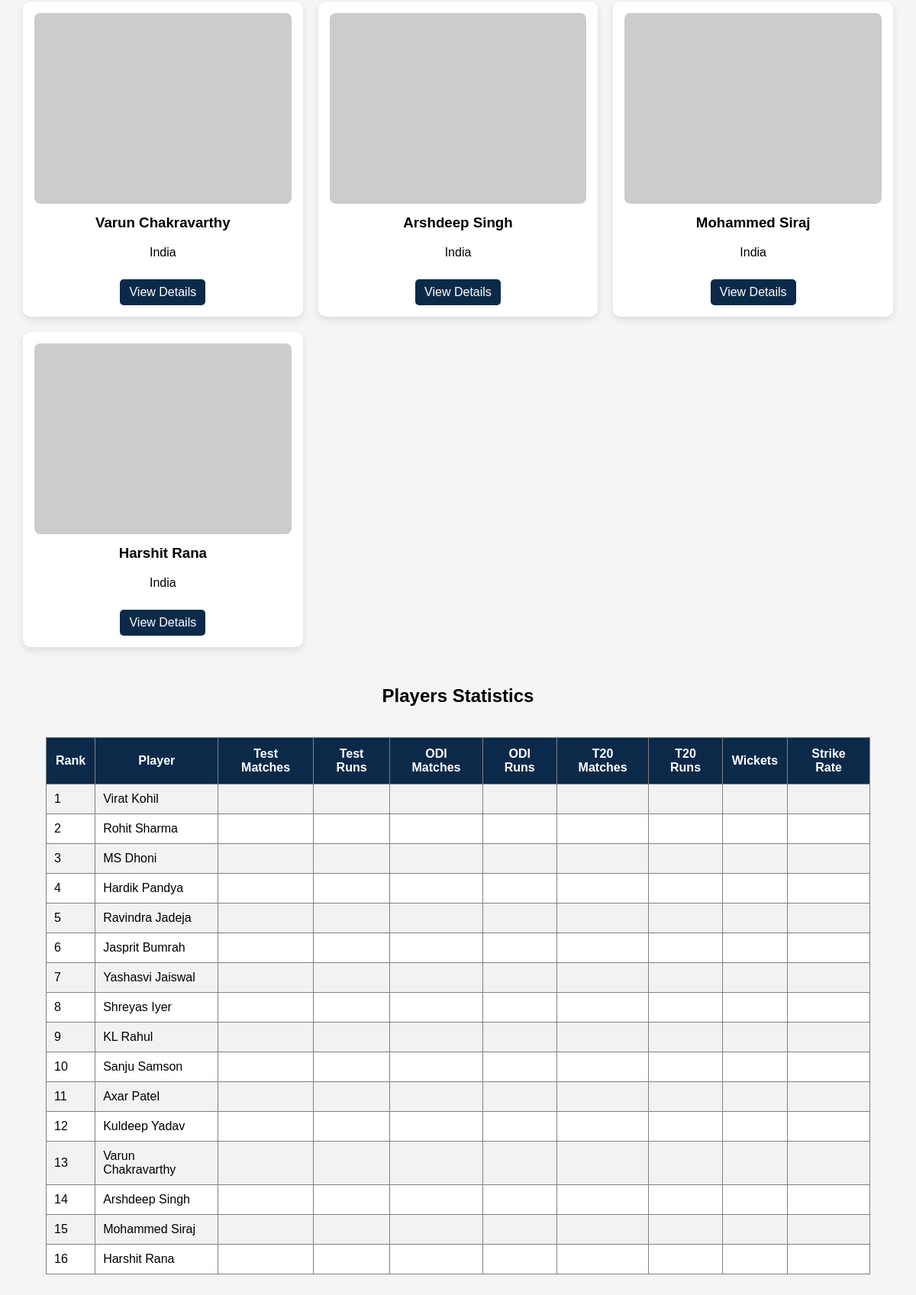
The app's page / (lower part), older data.
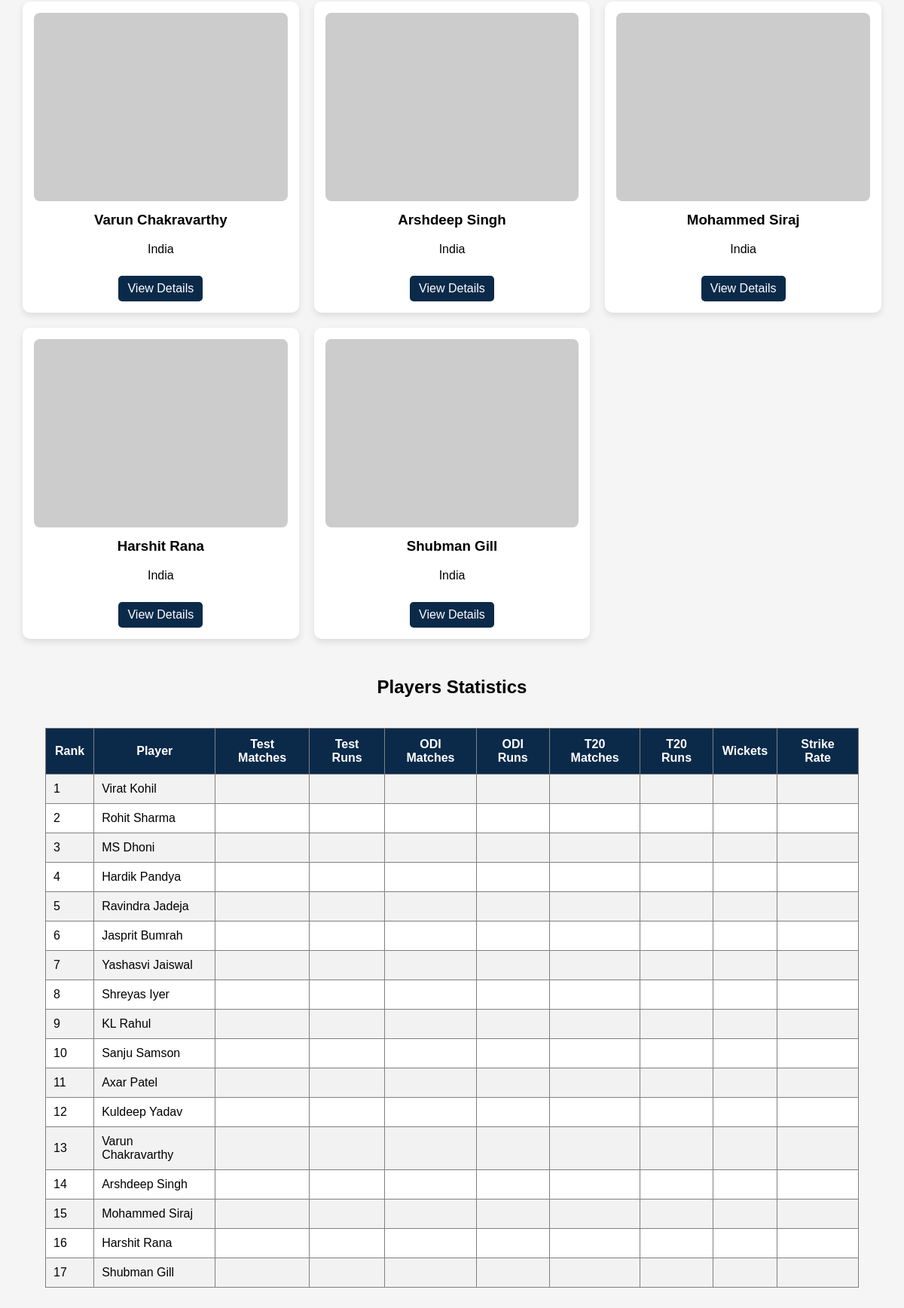
The same page, newer data.
### team/models.py (models this page shows, shortened)
class Player(models.Model):
    name = models.CharField(max_length=100, unique=True)
    country = models.CharField(max_length=100)
    role = models.CharField(max_length=100)
    image = models.ImageField(upload_to='players/', blank=True)

### team/views.py (the view)
# urls.py: 2. Add a URL to urlpatterns:  path('', views.home, name='home')
def home(request):
    query = request.GET.get('q')
    country = request.GET.get('country')
    players = Player.objects.all()
    if query:
        players = players.filter(name__icontains=query)
    if country:
        players = players.filter(country=country)
    return render(request, "team/home.html", {
        "players": players
    })

### team/templates/team/home.html (shortened to what this page needs)
<!DOCTYPE html>
<html>
<head>
</head>
<body>
    <div class="players" id="playerContainer">
        {% for player in players %}
        <div class="card">
            {% if player.image %}
                <img src="{{ player.image.url }}">
            {% else %}
                <img src="https://via.placeholder.com/300x250">
            {% endif %}
            <h3>{{ player.name }}</h3>
            <p>{{ player.country }}</p>
            <a href="{% url 'player_detail' player.id %}">
                View Details
            </a>
        </div>
        {% endfor %}
    </div>
    <h2 style="text-align:center;">
        Players Statistics
    </h2>
    <table border="1">
        <tr>
            <th>Rank</th>
            <th>Player</th>
            <th>Test Matches</th>
            <th>Test Runs</th>
            <th>ODI Matches</th>
            <th>ODI Runs</th>
            <th>T20 Matches</th>
            <th>T20 Runs</th>
            <th>Wickets</th>
            <th>Strike Rate</th>
        </tr>
        {% for player in players %}
        <tr>
            <td>{{ forloop.counter }}</td>
            <td>{{ player.name }}</td>
            <td>{{ player.matches }}</td>
            <td>{{ player.runs }}</td>
            <td>{{ player.matches }}</td>
            <td>{{ player.runs }}</td>
            <td>{{ player.matches }}</td>
            <td>{{ player.runs }}</td>
            <td>{{ player.wickets }}</td>
            <td>{{ player.strike_rate }}</td>
        </tr>
        {% endfor %}
    </table>
</body>
</html>

### team/templates/team/home.html (style rules this page uses)
body { font-family: Arial, sans-serif; background:#f5f5f5; margin:0; padding:0; }
.players { display:grid; grid-template-columns:repeat(5,1fr); gap:20px; padding:30px; }
.card { background:white; border-radius:10px; box-shadow:0 4px 10px rgba(0,0,0,0.1); padding:15px; text-align:center; }
.card img { width:100%; height:250px; object-fit:cover; border-radius:8px; }
.card h3 { margin-top:10px; }
.card a { display:inline-block; margin-top:10px; text-decoration:none; color:white; background:#0b2a4a; padding:8px 12px; border-radius:5px; }
table { border-collapse:collapse; margin:40px auto; width:90%; background:white; }
table th { background:#0b2a4a; color:white; padding:12px; }
table td { padding:10px; }
table tr:nth-child(even) { background:#f2f2f2; }
@media (max-width:1200px) { .players { grid-template-columns:repeat(3,1fr); } }

Row changes from the older to the newer data that the page shows:
added Player: name "Shubman Gill", country "India"
